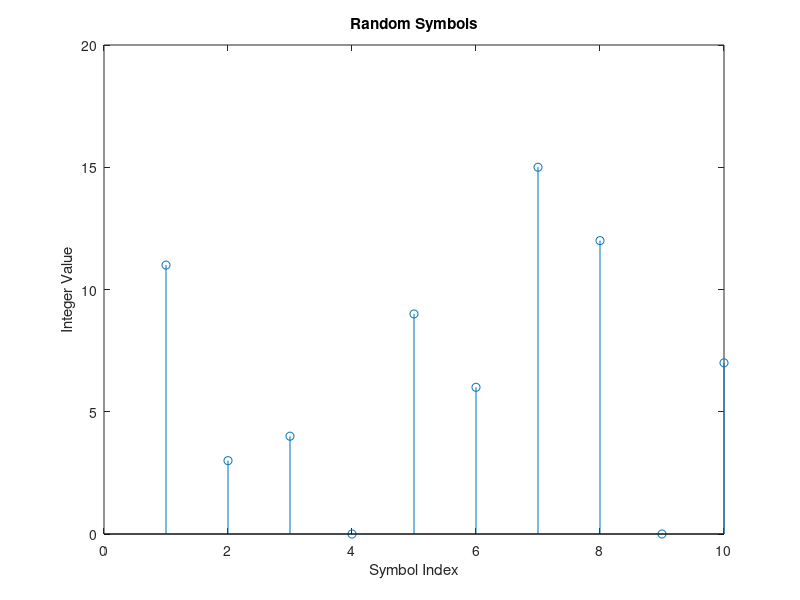
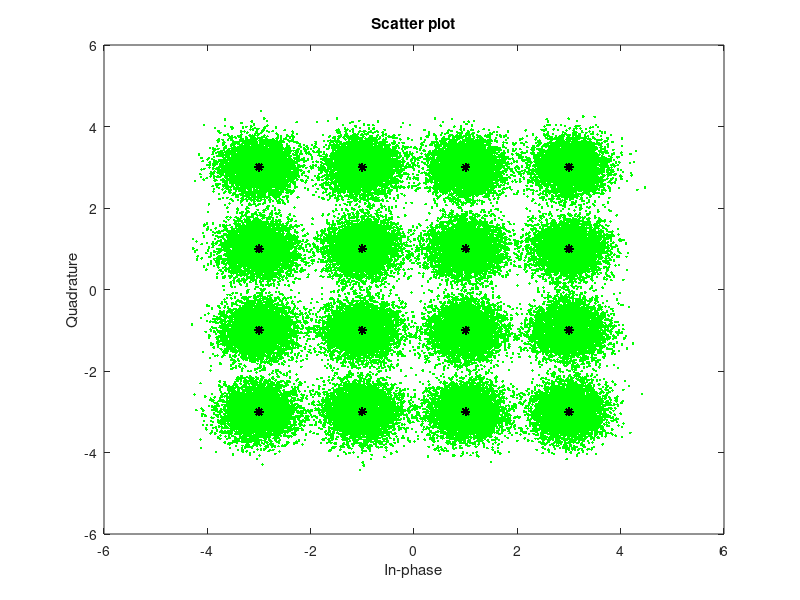

These figures' MATLAB source, in order:
%% this example process a binary data stream using a communication system that consists of 
%  a baseband modulator, channel, and demodulator. 
%% The system's bit error rate (BER) is computed and the transmitted and received signals 
%  are displayed in a constellation diagram.
% ********************************************

clc;
clear;
M = 16; 		% Size of signal constellation
k = log2(M);	% number of bits per symbol
n = 3e5;		% numberi of bits to process
numSamplePerSymbol = 1; % oversampling factor

rng default;    % use default random number generator
dataIn = randi([0 1],n,1); %generate vector of binary data

% plot the first 40 bits in a stem plot
stem(1:40,dataIn(1:40),'filled');
title('random bits');
xlabel('Bit index');
ylabel('Binary value');


% convert teh binary signal to an integer-valued signal
dataInMatrix = reshape(dataIn,length(dataIn)/k,k);
dataSymbolsIn = bi2de(dataInMatrix);

% plot the first 10 symbols
stem(dataSymbolsIn(1:10));
title('Random Symbols');
xlabel('Symbol Index');
ylabel('Integer Value');

% Modulate using 16-QAM
dataMod = qammod(dataSymbolsIn,M,'bin');		%binary coding, phase offset = 0
dataModG = qammod(dataSymbolsIn,M);				% Gray coding, Phase offset = 0;

%sPlotFig = scatterplot(dataMod,1,0,'r.');

% calculate the SNR when the channel has an Eb/N0 = 10 dB.
EbNo = 10;
snr = EbNo + 10*log10(k) - 10*log10(numSamplePerSymbol);

% pass the signal through AWGN channel
receivedSignal = awgn(dataMod,snr,'measured');
receivedSignalG = awgn(dataModG,snr,'measured');

% create the constellation diagram
sPlotFig = scatterplot(receivedSignal,1,0,'g.');
hold on;
scatterplot(dataMod,1,0,'k*',sPlotFig);

% demodulate 16-QAM
dataSymbolsOut = qamdemod(receivedSignal,M,'bin');
dataSymbolsOutG = qamdemod(receivedSignalG,M);

% convert the integer-valued signal to binary signal
dataOutMatrix = de2bi(dataSymbolsOut,k);
dataOut = dataOutMatrix(:);
dataOutMatrixG = de2bi(dataSymbolsOutG,k);
dataOutG = dataOutMatrixG(:);

% compute teh system BER
[numErrors,ber] = biterr(dataIn,dataOut);
fprintf('\nThe binary coding bit error rate = %5.2e, base on %d errors(total bits %d)\n', ber, numErrors,n);

[numErrorsG,berG] = biterr(dataIn,dataOutG);
fprintf('\nThe binary coding bit error rate = %5.2e, base on %d errors(total bits %d)\n', berG, numErrorsG,n);
